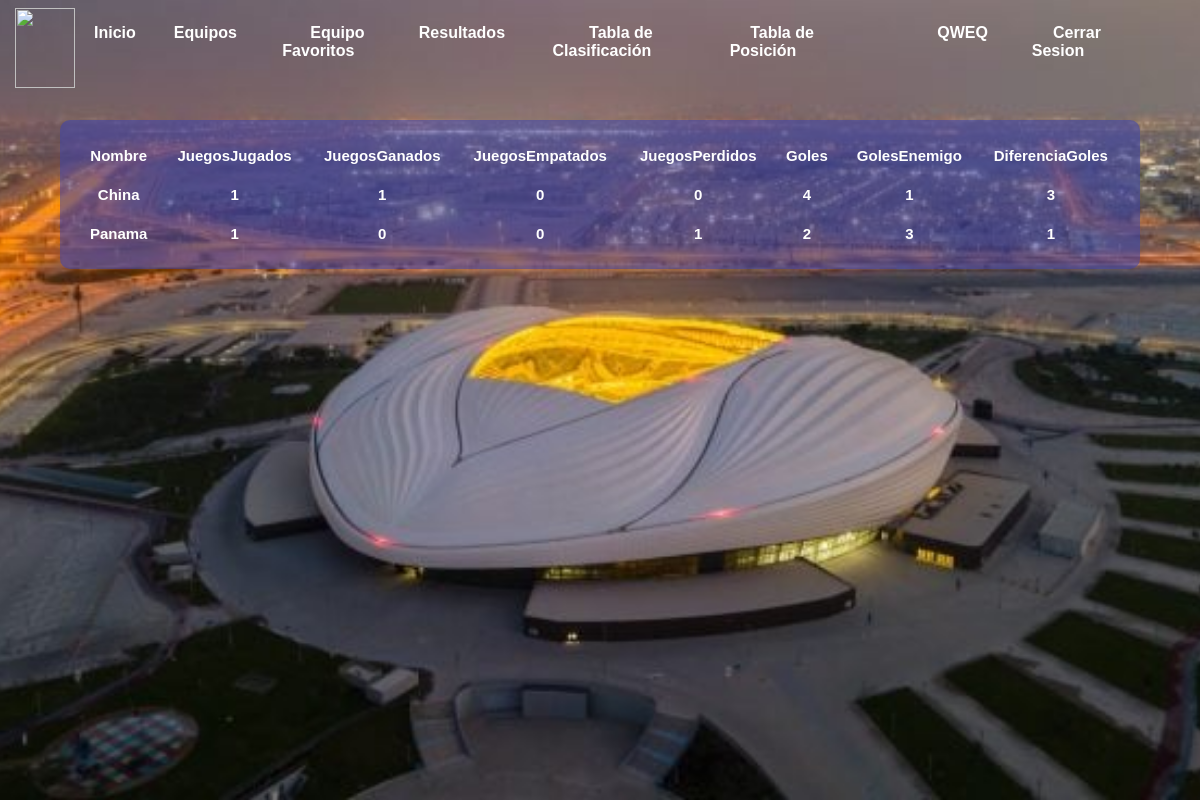
Screenshot of /Tablaposicion2.php (signed in) with the database file from the repository.
### tables this page shows
CREATE TABLE `tablaposicion` (
  `id` int(5) NOT NULL,
  `nombre` varchar(20) NOT NULL,
  `JuegoJugado` int(20) NOT NULL,
  `JuegoGanado` int(20) NOT NULL,
  `JuegoEmpatado` int(20) NOT NULL,
  `JuegoPerdido` int(20) NOT NULL,
  `Golesa` int(20) NOT NULL,
  `GolEnemigo` int(20) NOT NULL,
  `DiferenciaGol` int(20) NOT NULL
);

### Tablaposicion2.php (the view, shortened to what this page needs)
<?php
$servidor='localhost';
$Usuario='root';
$Contraseña='';
$Base_de_datos='prueba';
 $conexion_bd = @new mysqli($servidor,$Usuario,$Contraseña,$Base_de_datos);
?>
<!DOCTYPE html>
<html lang="en">
<head>
    <link rel="stylesheet" href="TablaPosicion.css">
</head>
<body>
 <div class="fondo">
    <img class="imagenfondo"src="asset\imagen-de-uno-de-los-estadios-del-mundial-de-qatar-2022.-getty-655x368.jpg" alt="">
    <?php include("Templates/nav_bar.php"); ?>
 <table class="TablaPosiciones">
    <tr>
      <th>Nombre</th>
      <th>JuegosJugados</th>
      <th>JuegosGanados</th>
      <th>JuegosEmpatados</th>
      <th>JuegosPerdidos</th>
      <th>Goles</th>
      <th>GolesEnemigo</th>
      <th>DiferenciaGoles</th>
    </tr>
       <?php
              $queryEquipos = "SELECT * FROM tablaposicion";
              $Posicion= $conexion_bd->query($queryEquipos);
              $Posicion = $Posicion->fetch_all(MYSQLI_ASSOC);
        foreach ($Posicion as $Posiciones) {
      echo '<tr>';
      echo '<td>' . $Posiciones['nombre'] . '</td>';
      echo '<td>' . $Posiciones['JuegoJugado'] . '</td>';
      echo '<td>' . $Posiciones['JuegoGanado'] . '</td>';
      echo '<td>' . $Posiciones['JuegoEmpatado'] . '</td>';
      echo '<td>' . $Posiciones['JuegoPerdido'] . '</td>';
      echo '<td>' . $Posiciones['Golesa'] . '</td>';
      echo '<td>' . $Posiciones['GolEnemigo'] . '</td>';
      echo '<td>' . $Posiciones['DiferenciaGol'] . '</td>';
      echo '</tr>';
    };
    ?>
  </table>
</body>

### TablaPosicion.css (style rules this page uses)
body { margin: 0; padding: 0; font-family: sans-serif; background-size: cover; }
.imagenfondo { position: absolute; width: 100%; height: 100%; z-index: -1; object-fit: cover; }
.fondo { position: relative; width: auto; height: 100vh; }
.TablaPosiciones { border-radius: 10px; background-color: rgba(60, 68, 175, 0.548); color: white; padding: 15px; font-weight: 600; font-size: 15px; text-align: center; position: absolute; width: 90vw; margin: 0 5%; top: 15%; }
td,th { padding: 10px; }

### rows the page displays
tablaposicion: nombre "China", JuegoJugado "1", JuegoGanado "1", JuegoEmpatado "0", JuegoPerdido "0", Golesa "4", GolEnemigo "1", DiferenciaGol "3"
tablaposicion: nombre "Panama", JuegoJugado "1", JuegoGanado "0", JuegoEmpatado "0", JuegoPerdido "1", Golesa "2", GolEnemigo "3", DiferenciaGol "1"

### other values shown
$_SESSION["usuario"] "QWEQ"
